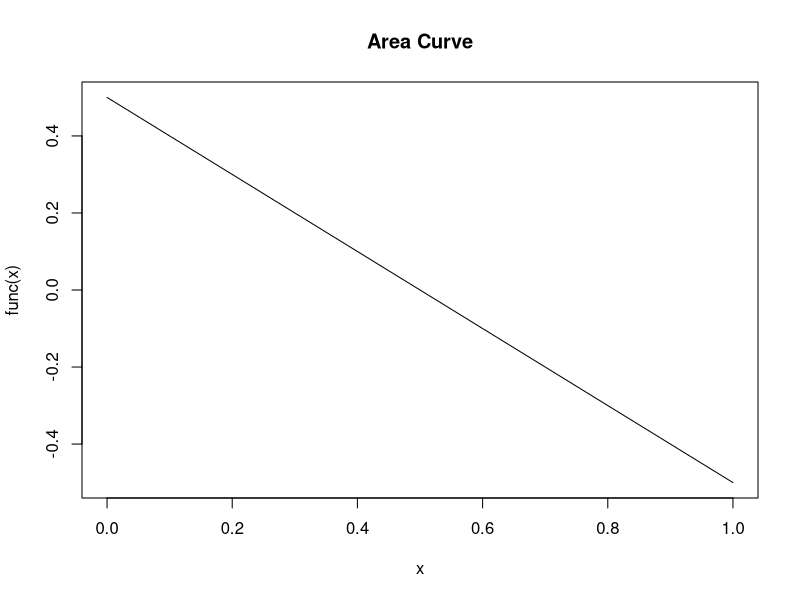

Source code (R):
max.function <- function(a){
    return (function(x){a - x})
}
func = max.function(.5)
curve (func, xlim=c(0,1), main='Area Curve')